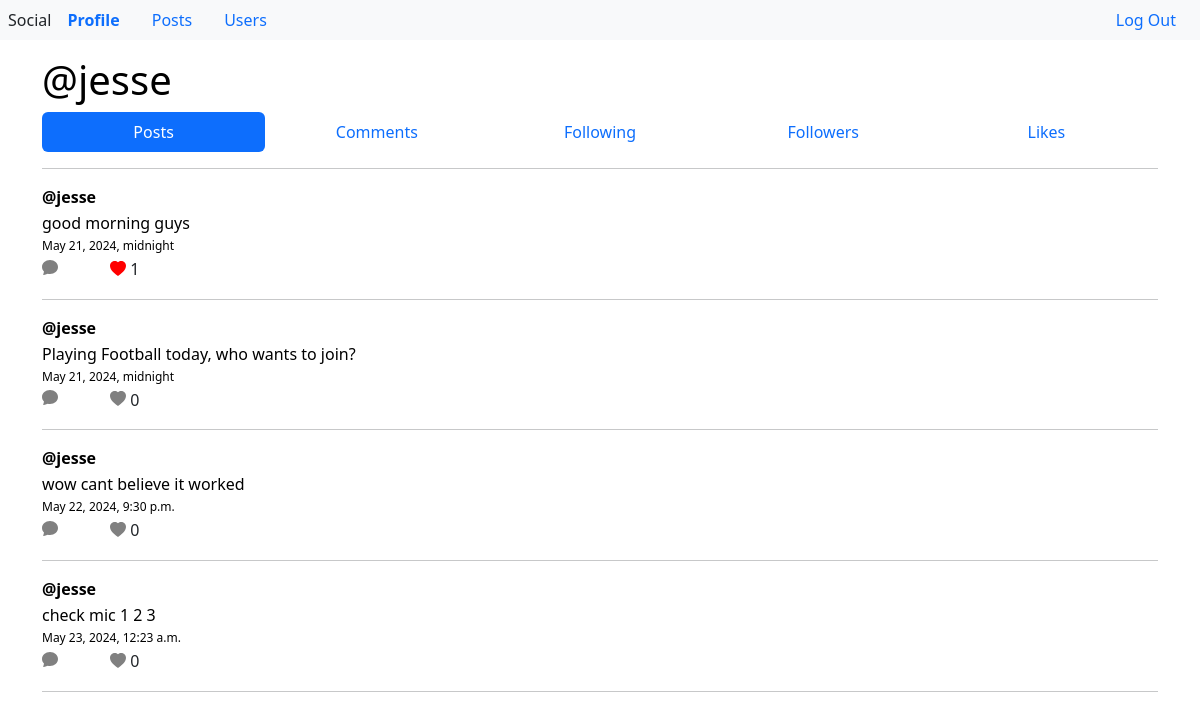
Page /profile/jesse (signed in) on the committed database.
### network/models.py (models this page shows, shortened)
class User(AbstractUser):
    @property
    def get_posts(self):
        return self.post.all()
    @property
    def getFollowing(self):
        following = []
        for follower in self.following.all():
            name = follower.followed.username
            following.append(name)
        return following
    @property
    def get_comments(self):
        return self.comments.all().order_by("-date")
    @property
    def get_followers(self):
        return self.followers.all()
    @property
    def get_following(self):
        return self.following.all()
    @property
    def get_likes(self):
        return self.liked.all().order_by("-date")

class Posts(models.Model):
    owner = models.ForeignKey(User, on_delete=models.CASCADE, related_name="post")
    content = models.CharField(max_length=400, null=False)
    date = models.DateTimeField(auto_now_add=True)
    likes = models.IntegerField(null=False, default=0)
    @property
    def liked_users(self):
       likers = []
       for like in self.liked.all():
         name = like.owner.username
         likers.append(name)
       return likers
    @property
    def get_likes(self):
        return self.liked.count()

### network/views.py (the view)
# urls.py: path("profile/<str:username>", views.profile, name="profile"),
@login_required
def profile(request, username):
    if request.method == "GET":
        try:
            user = User.objects.get(username=username)
            return render(request, "network/profile.html",{"userr": user })
        except:
            pass
    return render(request, "network/profile.html",{"userr": user })

### network/templates/network/profile.html (shortened to what this page needs)
{% extends "network/layout.html" %}
{% block body %}
<div class="container">
    <a href="{% url 'profile' userr.username %}"><h1 class="mt-3">@{{userr.username}}</h1></a>
    <nav class="nav nav-pills nav-justified mx-auto mb-3">
        <a class="nav-link active" onclick="profileDisplay(this)" data="postss" href="#postss">Posts</a>
        <a class="nav-link" onclick="profileDisplay(this)" data="commentss" href="#commentss">Comments</a>
        <a class="nav-link" onclick="profileDisplay(this)" data="following" href="#following">Following</a>
        <a class="nav-link" onclick="profileDisplay(this)" data="followers" href="#followers">Followers</a>
        <a class="nav-link" onclick="profileDisplay(this)" data="likes" href="#likes">Likes</a>
    </nav><hr>
    <div id="postss" class="profileDIsplay">
        {% for post in userr.get_posts %}
        <div class="mb-3">
            <a href="{% url 'profile' post.owner.username %}"><p><strong>@{{post.owner.username}}</strong></p></a>
            <a href="{% url 'post' post.id %}"><p>{{post.content}}</p>
            <p class="date">{{post.date}}</p>
            </a>
            <div>
            <svg id="{{post.id}}" onclick="displayComment(this)" class="mb-2 icon" xmlns="http://www.w3.org/2000/svg" width="16" height="16" fill="gray" class="bi bi-chat-fill" viewBox="0 0 16 16">
              <path d="M8 15c4.418 0 8-3.134 8-7s-3.582-7-8-7-8 3.134-8 7c0 1.76.743 3.37 1.97 4.6-.097 1.016-.417 2.13-.771 2.966-.079.186.074.394.273.362 2.256-.37 3.597-.938 4.18-1.234A9 9 0 0 0 8 15"/>
            </svg>
            {% if user.username in post.liked_users %}
            <svg id="{{post.id}}heart" onclick="heartColor(this)" class="ms-5 mb-1 icon" xmlns="http://www.w3.org/2000/svg" width="16" height="16" fill="red" class="bi bi-heart-fill" viewBox="0 0 16 16">
            <path  fill-rule="evenodd" d="M8 1.314C12.438-3.248 23.534 4.735 8 15-7.534 4.736 3.562-3.248 8 1.314"/>
            </svg>
           {% else %}
            <svg id="{{post.id}}heart" onclick="heartColor(this)" class="ms-5 mb-1 icon" xmlns="http://www.w3.org/2000/svg" width="16" height="16" fill="gray" class="bi bi-heart-fill" viewBox="0 0 16 16">
            <path  fill-rule="evenodd" d="M8 1.314C12.438-3.248 23.534 4.735 8 15-7.534 4.736 3.562-3.248 8 1.314"/>
           </svg>
           {% endif %}
           <span class="text-center" id="{{post.id}}LIKE">{{post.get_likes}}</span>
          </div>
        </div>
        <hr>
        {% endfor %}
    </div>
</div>
{% endblock %}

### network/static/network/styles.css (style rules this page uses)
a { color: black; text-decoration: none; }
p { margin-bottom: 2px; }
.icon { cursor: pointer; }
.date { font-size: 12px; }

### rows in the picture
User: username "jesse"
Posts: owner.username "jesse", content "good morning guys", date "May 21, 2024, midnight", get_likes "1"
Posts: owner.username "jesse", content "Playing Football today, who wants to join?", date "May 21, 2024, midnight", get_likes "0"
Posts: owner.username "jesse", content "wow cant believe it worked", date "May 22, 2024, 9:30 p.m.", get_likes "0"
Posts: owner.username "jesse", content "check mic 1 2 3", date "May 23, 2024, 12:23 a.m.", get_likes "0"
